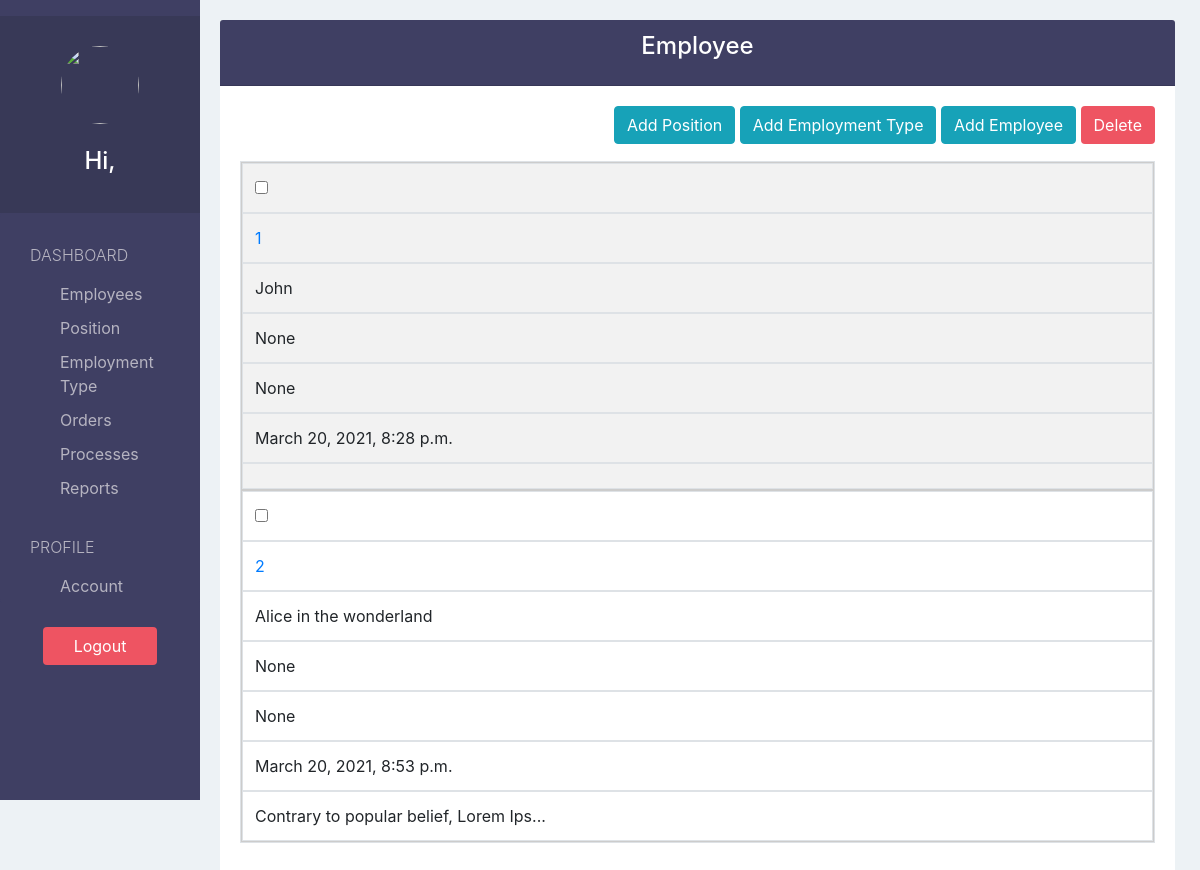
/employee/, run on an earlier commit of the app's database.
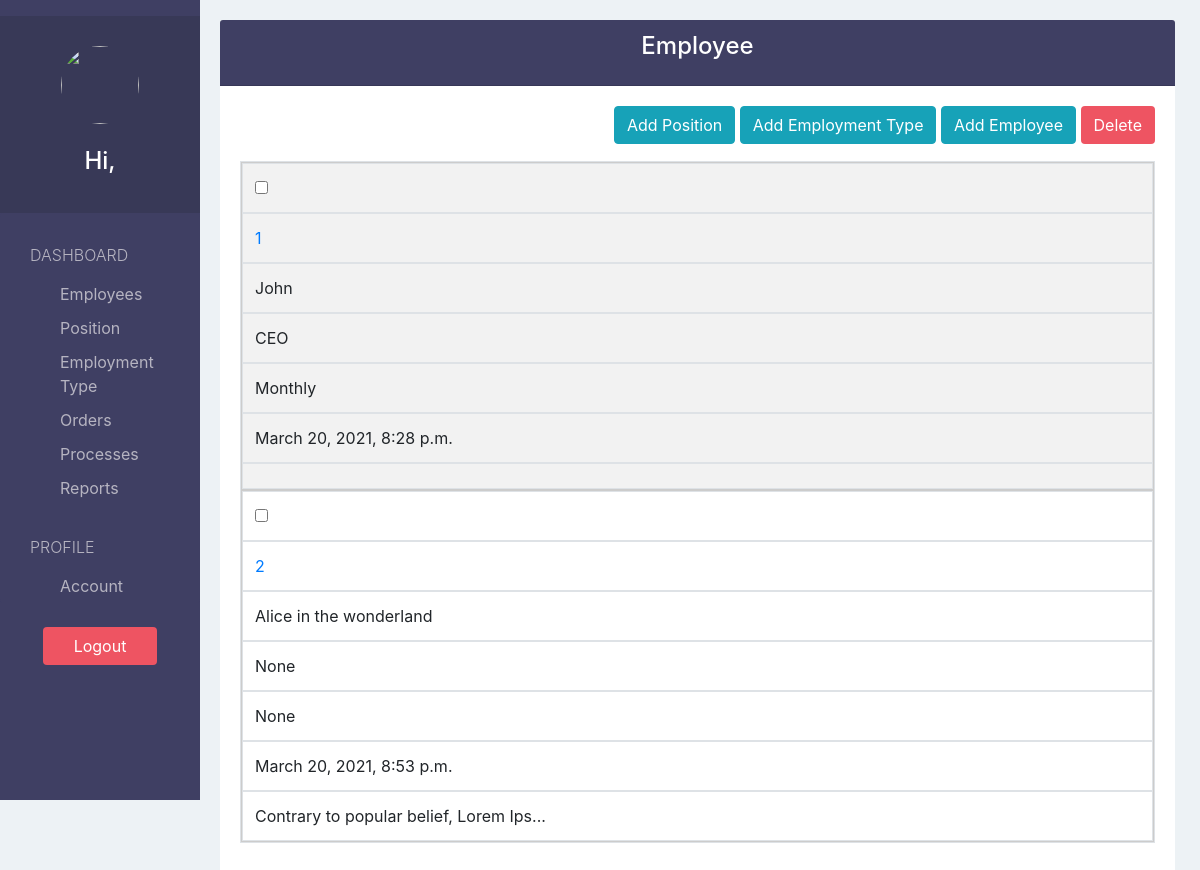
And on a later commit of the database.
### payrollApp/models.py (models this page shows, shortened)
class Employee(models.Model):
  firstName      = models.CharField(max_length=30)
  lastName       = models.CharField(max_length=30, blank=True, null=True)
  phoneNumber    = models.CharField(max_length=15, blank=True, null=True)
  email          = models.CharField(max_length=100, blank=True, null=True)
  address        = models.CharField(max_length=200, blank=True, null=True)
  positionID     = models.ForeignKey('Position', default=None, null=True, on_delete=models.SET_DEFAULT, blank=True)
  employmentTypeID = models.ForeignKey('EmploymentType', default=None, null=True, on_delete=models.SET_DEFAULT, blank=True)
  hireDate       = models.DateTimeField(auto_now_add=True)
  terminationDate= models.DateTimeField(blank=True, null=True)
  notes          = models.TextField(blank=True, null=True)

class Position(models.Model):
  name = models.CharField(max_length=60)
  def __str__(self):
    return self.name

class EmploymentType(models.Model):
  name        = models.CharField(max_length=60)
  description = models.TextField(blank=True, null=True)
  def __str__(self):
    return self.name

### payrollApp/views.py (the view)
# urls.py: path('employee/', views.employee_view, name="employee"),
def employee_view(request):
  employees = Employee.objects.all()
  flag   = True
  if not employees:
    flag=False
  context = {
    'employees':employees,
    'flags':flag
  }
  return render(request, 'employee/employee.html', context)

### payrollApp/templates/employee/employee.html (shortened to what this page needs)
{% extends 'view_base.html' %}
{% block viewTitle %}Employee{% endblock %}
{% block addBtn %}
<a href="{% url 'create-position' %}?next={{ request.path }}" class="btn btn-info">Add Position</a>
<a href="{% url 'create-employmentType' %}?next={{ request.path }}" class="btn btn-info">Add Employment Type</a>
<a href="{% url 'create-employee' %}" class="btn btn-info">Add Employee</a>
{% endblock %}
{% block columns %}
  {% if flags %}
  {% block form %}
    <form action="{% url 'delete-employee'%}" method="POST">{% csrf_token %}
  {% endblock %}
  {% endif %}
{% endblock %}
{% block tbodyContent %}
  {% if not flags %}
  <h3>No Employee</h3>
  {% else %}
    {% for employee  in employees %}
      <tr>
        <td><input type="checkbox" name="selected" value="{{ employee.id }}" id="enableDeleteBtn"></td>
        <td scope="row"><a href="{% url 'edit-employee' employee.id %}">{{ employee.id }}</a></td>
        <td>{{ employee.firstName}} {% if employee.lastName %}{{ employee.lastName }}{% endif %}</td>
        <td>{{ employee.positionID }}</td>
        <td>{{ employee.employmentTypeID }}</td>
        <td>{{ employee.hireDate }}</td>
        <td>{{ employee.notes|slice:"0:37" }}{% if employee.notes|length > 37 %}...{% endif %}</td>
      </tr>
    {% endfor %}
  {% endif %}
{% endblock %}

What changed in the data, as far as the page shows it:
changed Employee "John": positionID "None" → "CEO"; employmentTypeID "None" → "Monthly"
